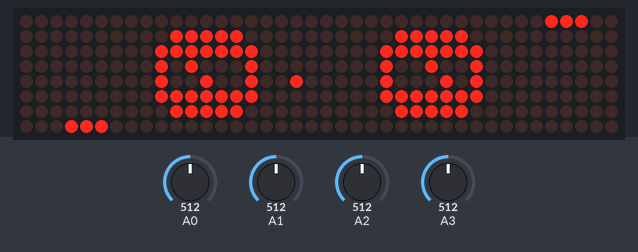
A sketch run on a simulated Arduino Nano, built with avr-gcc and run on an emulated ATmega328P. On the bench: 40×8 LED matrix. The test bench sets the inputs (shaded band); at power-on: A1 = 512, A3 = 512, A0 = 512, A2 = 512. Random numbers use the default seed unless the sketch sets one.

Above: at 1.2 s.
1.3 s: A1 set to 661
At 1.8 s:
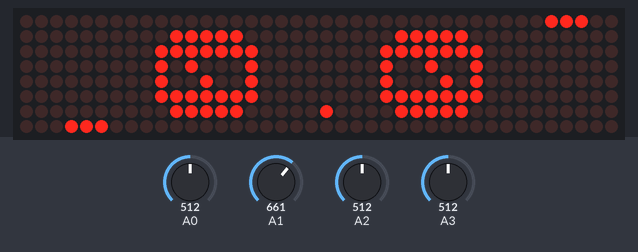
3.7 s: A1 set to 685
At 4.33 s:
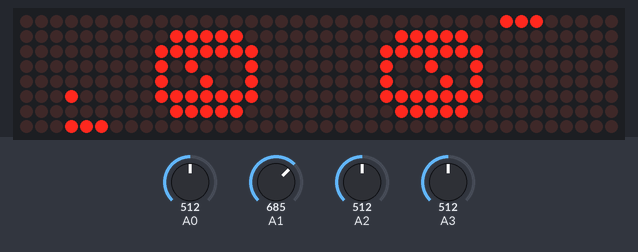
5.6 s: A3 set to 654
8.1 s: A3 set to 691
At 8.98 s:
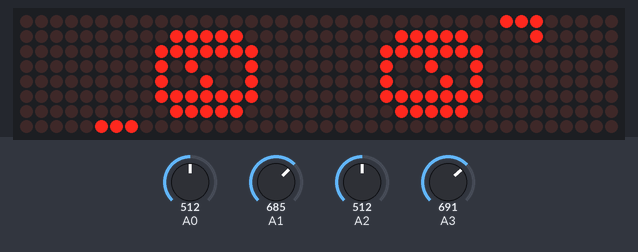
10.1 s: A1 set to 362
12.8 s: A1 set to 345
At 14.9 s:
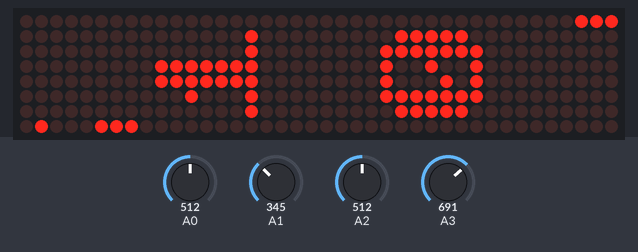
Timing chart, 0 to 16.4 s (numbered marks = the images above; inputs shaded):
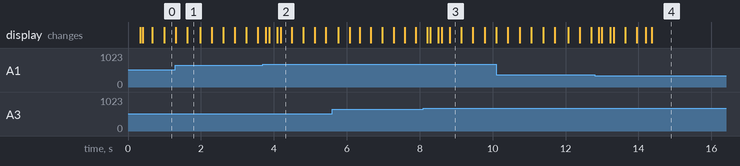

Measured:
- the behaviour switches between 672 and 673 on A1 (found by bisection; images 1 and 2)
- the behaviour switches between 672 and 673 on A3 (found by bisection; images 2 and 3)
- the behaviour switches between 352 and 351 on A1 (found by bisection; images 3 and 4)

The sketch:

SnakePong.ino
```cpp
#include "LedControl.h"

#define MATRIX_NUM 5
#define ROW_NUM 24
#define COL_NUM 24

struct Coordinate {
  int x = 0, y = 0;
  Coordinate(int x = 0, int y = 0): x(x), y(y) {}
};

struct Pin {
  static const short joystickX1 = A2;   // joystick X axis pin for player 1
  static const short joystickY1 = A3;   // joystick Y axis pin for player 1

  static const short joystickX2 = A0;   // joystick X axis pin for player 1
  static const short joystickY2 = A1;   // joystick Y axis pin for player 1

  static const short potentiometer = A7; // potentiometer for snake speed control

  static const short CLK = 10;   // clock for LED matrix
  static const short CS  = 11;  // chip-select for LED matrix
  static const short DIN = 12; // data-in for LED matrix
};

// construct with default values in case the user turns off the calibration
Coordinate joystickHome1(500, 500);
Coordinate joystickHome2(500, 500);

// threshold where movement of the joystick will be accepted
const int joystickThreshold = 160;

LedControl matrix(Pin::DIN, Pin::CLK, Pin::CS, 5);

////////// --------Pong----------//////
unsigned long lastRefreshTime = 0;
int refreshInterval = 1;
unsigned long lastMoveTime = 0;
int moveInterval;
unsigned long now = 0;
unsigned long overTime = 100000000;

int ballX;
int ballY;
int player1Score, player2Score;
int player1Position = 3, player2Position = 3; // позиція 1 пікселя ракетки поч з 8 зліва

int last_win = 0; // 0 - жоден, 1 - перший, 2 -другий

boolean ballMovingUp = true; // true - рух вверх, false - вниз
boolean ballMovingLeft = true; // true - наліво, false - направо
boolean straight = false; //true - ігнор ліво|право
boolean isGameOn = true;

int shape[24][8] = { // ігрове поле
  {0, 0, 0, 0, 0, 0, 0, 0},
  {0, 0, 0, 0, 0, 0, 0, 0},
  {0, 0, 0, 0, 0, 0, 0, 0},
  {0, 0, 0, 0, 0, 0, 0, 0},
  {0, 0, 0, 0, 0, 0, 0, 0},
  {0, 0, 0, 0, 0, 0, 0, 0},
  {0, 0, 0, 0, 0, 0, 0, 0},
  {0, 0, 0, 0, 0, 0, 0, 0},
  {0, 0, 0, 0, 0, 0, 0, 0},
  {0, 0, 0, 0, 0, 0, 0, 0},
  {0, 0, 0, 0, 0, 0, 0, 0},
  {0, 0, 0, 0, 0, 0, 0, 0},
  {0, 0, 0, 0, 0, 0, 0, 0},
  {0, 0, 0, 0, 0, 0, 0, 0},
  {0, 0, 0, 0, 0, 0, 0, 0},
  {0, 0, 0, 0, 0, 0, 0, 0},
  {0, 0, 0, 0, 0, 0, 0, 0},
  {0, 0, 0, 0, 0, 0, 0, 0},
  {0, 0, 0, 0, 0, 0, 0, 0},
  {0, 0, 0, 0, 0, 0, 0, 0},
  {0, 0, 0, 0, 0, 0, 0, 0},
  {0, 0, 0, 0, 0, 0, 0, 0},
  {0, 0, 0, 0, 0, 0, 0, 0},
  {0, 0, 0, 0, 0, 0, 0, 0}
};

///// ------ snake --------------/////


//// common

void calibrateJoystick() {
  Coordinate values;

  for (int i = 0; i < 10; i++) {
    values.x += analogRead(Pin::joystickX1);
    values.y += analogRead(Pin::joystickY1);
  }

  joystickHome1.x = values.x / 10;
  joystickHome1.y = values.y / 10;

  values.x = 0;
  values.y = 0;

  for (int i = 0; i < 10; i++) {
    values.x += analogRead(Pin::joystickX2);
    values.y += analogRead(Pin::joystickY2);
  }

  joystickHome2.x = values.x / 10;
  joystickHome2.y = values.y / 10;
}

void scanJoystick() { // Обробка джойстиків
  int Y1 = analogRead(Pin::joystickY1);
  int Y2 = analogRead(Pin::joystickY2);

  if (Y1 < joystickHome1.y - joystickThreshold && player1Position > 0) // down
  {
    player1Position--;
  }
  else if (Y1 > joystickHome1.y + joystickThreshold && player1Position < 5) // up
  {
    player1Position++;
  }

  if (Y2 < joystickHome2.y - joystickThreshold && player2Position < 5) // up
  {
    player2Position++;
  }
  else if (Y2 > joystickHome2.y + joystickThreshold && player2Position > 0) // down
  {
    player2Position--;
  }
}

void setLEDM(int row, int col, int v) {
  if (row > 7 && row < 16) { // центральний ряд матриць
    if (col < 8 && col >= 0) {
      matrix.setLed(3, row - 8, col, v);
    }
    else if (col >= 8 && col < 16) {
      matrix.setLed(2, row - 8, col - 8, v);
    }
    else if (col >= 16 && col < 24) {
      matrix.setLed(1, row - 8, col - 16, v);
    }
  }
  else if (row > 15) { // нижня матриця
    matrix.setLed(0, row - 16, col - 8, v);
  }
  else { // верхня матриця
    matrix.setLed(4, row, col - 8, v);
  }
}

//// main

void setup() {
  for (int i = 0; i < 5; i++) { // ініціалізація матриць
    matrix.shutdown(i, false);
    matrix.setIntensity(i, 5);
    matrix.clearDisplay(i);
  }

  calibrateJoystick();

  player1Score = 0;
  player2Score = 0;
  updateScore();
}

void loop() {
  now = millis();
  if (isGameOn) {
    scanJoystick();
    update();
  } else {
    updateScore();
  }
  draw();
}


////////------- Pong ----/////

void gameOver() {
  isGameOn = false;
  overTime = now;

    for (int i = 0; i < 5; i++) {
      matrix.clearDisplay(i);
    }

  if (player1Score == 3) {
    first_win();
    last_win = 1;
    player1Score = 0;
    player2Score = 0;
  }
  if (player2Score == 3) {
    second_win();
    last_win = 2;
    player1Score = 0;
    player2Score = 0;
  }

  for (int i = 0; i < 5; i++) {
    matrix.clearDisplay(i);
  }

  //int note[] = {700, 600, 500, 400, 300, 200};
  //for(int i = 0; i < 6; i++){
  //  tone(speakerPin, note[i], 150);
  //  delay(200);
  //}

}

void restartGame() {
  moveInterval = 300;

  if (last_win == 2){ // Подача від 2 гравця
    ballY = 17;
    ballMovingUp = true;
  }
  else // Подача від 1 гравця
  {
    ballY = 6;
    ballMovingUp = false;
  }

  ballX = now % 8;
  ballMovingLeft = true;
  isGameOn = true;
}

void updateBall() {
  if (!straight) {
    if (ballMovingLeft)
      ballX--;
    else
      ballX++;

    if (ballX <= 0) // зіткнення з лівою границею
    {
      ballMovingLeft = false;
      ballX = 0;
    }

    else if (ballX >= 7) // зіткнення з правою границею
    {
      ballMovingLeft = true;
      ballX = 7;
    }

  }

  if (ballMovingUp)
  {
    if (ballY > 5 && ballY < 18)
      ballY -= random(2) + 1;
    else
      ballY--;
  }
  else
  {
    if (ballY > 5 && ballY < 18)
      ballY += random(2) + 1;
    else
      ballY++;
  }

  if (ballY == 0) {
    player1Score++;
    last_win = 1;
    gameOver();
  } else if (ballY == 23) {
    player2Score++;
    last_win = 2;
    gameOver();
  }

  if (ballY == 1 && ballX >= player2Position && ballX < player2Position + 3) {
    if (ballX > 2 && ballX < 6)
      ballX ++;

    ballMovingUp = false;
    moveInterval -= 20;
    //buzz();
  }
  else if (ballY == 22 && ballX >= player1Position && ballX < player1Position + 3) {
    if (ballX > 2 && ballX < 6)
      ballX ++;

    ballMovingUp = true;
    moveInterval -= 20;
    //buzz();
  }
}

void buzz() {
  //tone(speakerPin, 300, 20);
}

void update() {
  if (now - lastMoveTime > moveInterval) { // очистка поля
    for (int i = 0; i < 24; i++) {
      for (int j = 0; j < 8; j++) {
        shape[i][j] = 0;
      }
    }

    for (int i = 0; i < 8; i++) {
      if (i >= player1Position && i < player1Position + 3) { // відобразити 1 ракетку
        shape[23][i] = 1;
      } else {
        shape[23][i] = 0;
      }
      if (i >= player2Position && i < player2Position + 3) { // відобразити 2 ракетку
        shape[0][i] = 1;
      } else {
        shape[0][i] = 0;
      }
    }

    updateBall(); // переміщення м'яча
    shape[ballY][ballX] = 1; // відобразити м'яч

    lastMoveTime = now;
  }
}

void draw() {
  if (now - lastRefreshTime >= refreshInterval) {
    for (int i = 0; i < 24; i++) {
      for (int j = 0; j < 8; j++) {
        setLEDM(i, j + 8, shape[i][j] == 1 ? HIGH : LOW);
      }
    }

    lastRefreshTime = now;
  }
}

const PROGMEM bool digits[][8][8] = {
  {
    {0, 0, 0, 0, 0, 0, 0, 0},
    {0, 0, 1, 1, 1, 1, 0, 0},
    {0, 1, 1, 0, 0, 1, 1, 0},
    {0, 1, 1, 0, 1, 1, 1, 0},
    {0, 1, 1, 1, 0, 1, 1, 0},
    {0, 1, 1, 0, 0, 1, 1, 0},
    {0, 1, 1, 0, 0, 1, 1, 0},
    {0, 0, 1, 1, 1, 1, 0, 0}
  },
  {
    {0, 0, 0, 0, 0, 0, 0, 0},
    {0, 0, 0, 1, 1, 0, 0, 0},
    {0, 0, 0, 1, 1, 0, 0, 0},
    {0, 0, 1, 1, 1, 0, 0, 0},
    {0, 0, 0, 1, 1, 0, 0, 0},
    {0, 0, 0, 1, 1, 0, 0, 0},
    {0, 0, 0, 1, 1, 0, 0, 0},
    {0, 1, 1, 1, 1, 1, 1, 0}
  },
  {
    {0, 0, 0, 0, 0, 0, 0, 0},
    {0, 0, 1, 1, 1, 1, 0, 0},
    {0, 1, 1, 0, 0, 1, 1, 0},
    {0, 0, 0, 0, 0, 1, 1, 0},
    {0, 0, 0, 0, 1, 1, 0, 0},
    {0, 0, 1, 1, 0, 0, 0, 0},
    {0, 1, 1, 0, 0, 0, 0, 0},
    {0, 1, 1, 1, 1, 1, 1, 0}
  },
  {
    {0, 0, 0, 0, 0, 0, 0, 0},
    {0, 0, 1, 1, 1, 1, 0, 0},
    {0, 1, 1, 0, 0, 1, 1, 0},
    {0, 0, 0, 0, 0, 1, 1, 0},
    {0, 0, 0, 1, 1, 1, 0, 0},
    {0, 0, 0, 0, 0, 1, 1, 0},
    {0, 1, 1, 0, 0, 1, 1, 0},
    {0, 0, 1, 1, 1, 1, 0, 0}
  },
  {
    {0, 0, 0, 0, 0, 0, 0, 0},
    {0, 0, 0, 0, 1, 1, 0, 0},
    {0, 0, 0, 1, 1, 1, 0, 0},
    {0, 0, 1, 0, 1, 1, 0, 0},
    {0, 1, 0, 0, 1, 1, 0, 0},
    {0, 1, 1, 1, 1, 1, 1, 0},
    {0, 0, 0, 0, 1, 1, 0, 0},
    {0, 0, 0, 0, 1, 1, 0, 0}
  },
  {
    {0, 0, 0, 0, 0, 0, 0, 0},
    {0, 1, 1, 1, 1, 1, 1, 0},
    {0, 1, 1, 0, 0, 0, 0, 0},
    {0, 1, 1, 1, 1, 1, 0, 0},
    {0, 0, 0, 0, 0, 1, 1, 0},
    {0, 0, 0, 0, 0, 1, 1, 0},
    {0, 1, 1, 0, 0, 1, 1, 0},
    {0, 0, 1, 1, 1, 1, 0, 0}
  },
  {
    {0, 0, 0, 0, 0, 0, 0, 0},
    {0, 0, 1, 1, 1, 1, 0, 0},
    {0, 1, 1, 0, 0, 1, 1, 0},
    {0, 1, 1, 0, 0, 0, 0, 0},
    {0, 1, 1, 1, 1, 1, 0, 0},
    {0, 1, 1, 0, 0, 1, 1, 0},
    {0, 1, 1, 0, 0, 1, 1, 0},
    {0, 0, 1, 1, 1, 1, 0, 0}
  },
  {
    {0, 0, 0, 0, 0, 0, 0, 0},
    {0, 1, 1, 1, 1, 1, 1, 0},
    {0, 1, 1, 0, 0, 1, 1, 0},
    {0, 0, 0, 0, 1, 1, 0, 0},
    {0, 0, 0, 0, 1, 1, 0, 0},
    {0, 0, 0, 1, 1, 0, 0, 0},
    {0, 0, 0, 1, 1, 0, 0, 0},
    {0, 0, 0, 1, 1, 0, 0, 0}
  },
  {
    {0, 0, 0, 0, 0, 0, 0, 0},
    {0, 0, 1, 1, 1, 1, 0, 0},
    {0, 1, 1, 0, 0, 1, 1, 0},
    {0, 1, 1, 0, 0, 1, 1, 0},
    {0, 0, 1, 1, 1, 1, 0, 0},
    {0, 1, 1, 0, 0, 1, 1, 0},
    {0, 1, 1, 0, 0, 1, 1, 0},
    {0, 0, 1, 1, 1, 1, 0, 0}
  },
  {
    {0, 0, 0, 0, 0, 0, 0, 0},
    {0, 0, 1, 1, 1, 1, 0, 0},
    {0, 1, 1, 0, 0, 1, 1, 0},
    {0, 1, 1, 0, 0, 1, 1, 0},
    {0, 0, 1, 1, 1, 1, 1, 0},
    {0, 0, 0, 0, 0, 1, 1, 0},
    {0, 1, 1, 0, 0, 1, 1, 0},
    {0, 0, 1, 1, 1, 1, 0, 0}
  }
};

const PROGMEM bool first_winMSG[8][97] = {
  {0, 0, 0, 0, 0, 0, 0, 0, 0, 0, 0, 0, 0, 0, 0, 0, 0, 0, 0, 0, 0, 0, 0, 0, 0, 0, 0, 0, 0, 0, 0, 0, 0, 0, 0, 0, 0, 0, 0, 0, 0, 0, 0, 0, 0, 0, 0, 0, 0, 0, 0, 0, 0, 0, 0, 0, 0, 0, 0, 0, 0, 0, 0, 0, 0, 0, 0, 0, 0, 0, 0, 0, 0, 0, 0, 0, 0, 0, 0, 0, 0, 0, 0, 0, 0, 0, 0, 0, 0, 0, 0, 0, 0, 0, 0, 0},
  {0, 0, 0, 0, 1, 1, 1, 1, 1, 0, 0, 0, 1, 1, 0, 0, 0, 0, 0, 0, 0, 1, 1, 1, 1, 0, 0, 0, 1, 1, 0, 0, 1, 1, 0, 0, 1, 1, 1, 1, 1, 1, 0, 0, 1, 1, 1, 1, 1, 0, 0, 0, 0, 0, 0, 1, 1, 0, 0, 0, 0, 0, 0, 1, 1, 0, 0, 1, 1, 0, 0, 1, 1, 0, 0, 0, 1, 1, 1, 1, 0, 0, 0, 1, 1, 0, 0, 0, 1, 1, 0, 0, 1, 1, 0, 0},
  {0, 0, 0, 0, 1, 1, 0, 0, 1, 1, 0, 0, 1, 1, 0, 0, 0, 0, 0, 0, 1, 1, 0, 0, 1, 1, 0, 0, 1, 1, 0, 0, 1, 1, 0, 0, 1, 1, 0, 0, 0, 0, 0, 0, 1, 1, 0, 0, 1, 1, 0, 0, 0, 0, 0, 1, 1, 0, 0, 0, 0, 0, 0, 1, 1, 0, 0, 1, 1, 0, 0, 1, 1, 0, 0, 1, 1, 0, 0, 1, 1, 0, 0, 1, 1, 1, 0, 0, 1, 1, 0, 0, 1, 1, 0, 0},
  {0, 0, 0, 0, 1, 1, 0, 0, 1, 1, 0, 0, 1, 1, 0, 0, 0, 0, 0, 0, 1, 1, 0, 0, 1, 1, 0, 0, 1, 1, 0, 0, 1, 1, 0, 0, 1, 1, 0, 0, 0, 0, 0, 0, 1, 1, 0, 0, 1, 1, 0, 0, 0, 0, 1, 1, 1, 0, 0, 0, 0, 0, 0, 1, 1, 0, 0, 1, 1, 0, 0, 1, 1, 0, 0, 1, 1, 0, 0, 1, 1, 0, 0, 1, 1, 1, 1, 0, 1, 1, 0, 0, 1, 1, 0, 0},
  {0, 0, 0, 0, 1, 1, 1, 1, 1, 0, 0, 0, 1, 1, 0, 0, 0, 0, 0, 0, 1, 1, 1, 1, 1, 1, 0, 0, 0, 1, 1, 1, 1, 0, 0, 0, 1, 1, 1, 1, 1, 0, 0, 0, 1, 1, 1, 1, 1, 0, 0, 0, 0, 0, 0, 1, 1, 0, 0, 0, 0, 0, 0, 1, 1, 0, 0, 1, 1, 0, 0, 1, 1, 0, 0, 1, 1, 0, 0, 1, 1, 0, 0, 1, 1, 0, 1, 1, 1, 1, 0, 0, 1, 1, 0, 0},
  {0, 0, 0, 0, 1, 1, 0, 0, 0, 0, 0, 0, 1, 1, 0, 0, 0, 0, 0, 0, 1, 1, 0, 0, 1, 1, 0, 0, 0, 0, 1, 1, 0, 0, 0, 0, 1, 1, 0, 0, 0, 0, 0, 0, 1, 1, 1, 1, 0, 0, 0, 0, 0, 0, 0, 1, 1, 0, 0, 0, 0, 0, 0, 1, 1, 0, 0, 1, 1, 0, 0, 1, 1, 0, 0, 1, 1, 0, 0, 1, 1, 0, 0, 1, 1, 0, 0, 1, 1, 1, 0, 0, 1, 1, 0, 0},
  {0, 0, 0, 0, 1, 1, 0, 0, 0, 0, 0, 0, 1, 1, 0, 0, 0, 0, 0, 0, 1, 1, 0, 0, 1, 1, 0, 0, 0, 0, 1, 1, 0, 0, 0, 0, 1, 1, 0, 0, 0, 0, 0, 0, 1, 1, 0, 1, 1, 0, 0, 0, 0, 0, 0, 1, 1, 0, 0, 0, 0, 0, 0, 0, 1, 1, 1, 0, 0, 1, 1, 1, 0, 0, 0, 1, 1, 0, 0, 1, 1, 0, 0, 1, 1, 0, 0, 0, 1, 1, 0, 0, 0, 0, 0, 0},
  {0, 0, 0, 0, 1, 1, 0, 0, 0, 0, 0, 0, 1, 1, 1, 1, 1, 1, 0, 0, 1, 1, 0, 0, 1, 1, 0, 0, 0, 0, 1, 1, 0, 0, 0, 0, 1, 1, 1, 1, 1, 1, 0, 0, 1, 1, 0, 0, 1, 1, 0, 0, 0, 1, 1, 1, 1, 1, 1, 0, 0, 0, 0, 0, 0, 1, 1, 0, 0, 1, 1, 0, 0, 0, 0, 0, 1, 1, 1, 1, 0, 0, 0, 1, 1, 0, 0, 0, 1, 1, 0, 0, 1, 1, 0, 0}
};

const PROGMEM bool second_winMSG[8][97] = {
  {0, 0, 0, 0, 0, 0, 0, 0, 0, 0, 0, 0, 0, 0, 0, 0, 0, 0, 0, 0, 0, 0, 0, 0, 0, 0, 0, 0, 0, 0, 0, 0, 0, 0, 0, 0, 0, 0, 0, 0, 0, 0, 0, 0, 0, 0, 0, 0, 0, 0, 0, 0, 0, 0, 0, 0, 0, 0, 0, 0, 0, 0, 0, 0, 0, 0, 0, 0, 0, 0, 0, 0, 0, 0, 0, 0, 0, 0, 0, 0, 0, 0, 0, 0, 0, 0, 0, 0, 0, 0, 0, 0, 0, 0, 0, 0, 0},
  {0, 0, 0, 0, 1, 1, 1, 1, 1, 0, 0, 0, 1, 1, 0, 0, 0, 0, 0, 0, 0, 1, 1, 1, 1, 0, 0, 0, 1, 1, 0, 0, 1, 1, 0, 0, 1, 1, 1, 1, 1, 1, 0, 0, 1, 1, 1, 1, 1, 0, 0, 0, 0, 0, 1, 1, 1, 1, 0, 0, 0, 0, 0, 0, 1, 1, 0, 0, 1, 1, 0, 0, 1, 1, 0, 0, 0, 1, 1, 1, 1, 0, 0, 0, 1, 1, 0, 0, 0, 1, 1, 0, 0, 1, 1, 0, 0},
  {0, 0, 0, 0, 1, 1, 0, 0, 1, 1, 0, 0, 1, 1, 0, 0, 0, 0, 0, 0, 1, 1, 0, 0, 1, 1, 0, 0, 1, 1, 0, 0, 1, 1, 0, 0, 1, 1, 0, 0, 0, 0, 0, 0, 1, 1, 0, 0, 1, 1, 0, 0, 0, 1, 1, 0, 0, 1, 1, 0, 0, 0, 0, 0, 1, 1, 0, 0, 1, 1, 0, 0, 1, 1, 0, 0, 1, 1, 0, 0, 1, 1, 0, 0, 1, 1, 1, 0, 0, 1, 1, 0, 0, 1, 1, 0, 0},
  {0, 0, 0, 0, 1, 1, 0, 0, 1, 1, 0, 0, 1, 1, 0, 0, 0, 0, 0, 0, 1, 1, 0, 0, 1, 1, 0, 0, 1, 1, 0, 0, 1, 1, 0, 0, 1, 1, 0, 0, 0, 0, 0, 0, 1, 1, 0, 0, 1, 1, 0, 0, 0, 0, 0, 0, 0, 1, 1, 0, 0, 0, 0, 0, 1, 1, 0, 0, 1, 1, 0, 0, 1, 1, 0, 0, 1, 1, 0, 0, 1, 1, 0, 0, 1, 1, 1, 1, 0, 1, 1, 0, 0, 1, 1, 0, 0},
  {0, 0, 0, 0, 1, 1, 1, 1, 1, 0, 0, 0, 1, 1, 0, 0, 0, 0, 0, 0, 1, 1, 1, 1, 1, 1, 0, 0, 0, 1, 1, 1, 1, 0, 0, 0, 1, 1, 1, 1, 1, 0, 0, 0, 1, 1, 1, 1, 1, 0, 0, 0, 0, 0, 0, 0, 1, 1, 0, 0, 0, 0, 0, 0, 1, 1, 0, 0, 1, 1, 0, 0, 1, 1, 0, 0, 1, 1, 0, 0, 1, 1, 0, 0, 1, 1, 0, 1, 1, 1, 1, 0, 0, 1, 1, 0, 0},
  {0, 0, 0, 0, 1, 1, 0, 0, 0, 0, 0, 0, 1, 1, 0, 0, 0, 0, 0, 0, 1, 1, 0, 0, 1, 1, 0, 0, 0, 0, 1, 1, 0, 0, 0, 0, 1, 1, 0, 0, 0, 0, 0, 0, 1, 1, 1, 1, 0, 0, 0, 0, 0, 0, 1, 1, 0, 0, 0, 0, 0, 0, 0, 0, 1, 1, 0, 0, 1, 1, 0, 0, 1, 1, 0, 0, 1, 1, 0, 0, 1, 1, 0, 0, 1, 1, 0, 0, 1, 1, 1, 0, 0, 1, 1, 0, 0},
  {0, 0, 0, 0, 1, 1, 0, 0, 0, 0, 0, 0, 1, 1, 0, 0, 0, 0, 0, 0, 1, 1, 0, 0, 1, 1, 0, 0, 0, 0, 1, 1, 0, 0, 0, 0, 1, 1, 0, 0, 0, 0, 0, 0, 1, 1, 0, 1, 1, 0, 0, 0, 0, 1, 1, 0, 0, 0, 0, 0, 0, 0, 0, 0, 0, 1, 1, 1, 0, 0, 1, 1, 1, 0, 0, 0, 1, 1, 0, 0, 1, 1, 0, 0, 1, 1, 0, 0, 0, 1, 1, 0, 0, 0, 0, 0, 0},
  {0, 0, 0, 0, 1, 1, 0, 0, 0, 0, 0, 0, 1, 1, 1, 1, 1, 1, 0, 0, 1, 1, 0, 0, 1, 1, 0, 0, 0, 0, 1, 1, 0, 0, 0, 0, 1, 1, 1, 1, 1, 1, 0, 0, 1, 1, 0, 0, 1, 1, 0, 0, 0, 1, 1, 1, 1, 1, 1, 0, 0, 0, 0, 0, 0, 0, 1, 1, 0, 0, 1, 1, 0, 0, 0, 0, 0, 1, 1, 1, 1, 0, 0, 0, 1, 1, 0, 0, 0, 1, 1, 0, 0, 1, 1, 0, 0}
};

void first_win() {
  [&] {
    for (int d = 0; d < sizeof(second_winMSG[0]) - 16; d++) {
      for (int col = 0; col < COL_NUM; col++) {
        delay(1);
        for (int row = 0; row < 8; row++) {
          // this reads the byte from the PROGMEM and displays it on the screen
          setLEDM(row + 8, col, pgm_read_byte(&(first_winMSG[row][col + d])));
        }
      }

      // if the joystick is moved, exit the message
      if (analogRead(Pin::joystickY1) < joystickHome1.y - joystickThreshold
          || analogRead(Pin::joystickY1) > joystickHome1.y + joystickThreshold
          || analogRead(Pin::joystickX1) < joystickHome1.x - joystickThreshold
          || analogRead(Pin::joystickX1) > joystickHome1.x + joystickThreshold
          || analogRead(Pin::joystickY2) < joystickHome2.y - joystickThreshold
          || analogRead(Pin::joystickY2) > joystickHome2.y + joystickThreshold
          || analogRead(Pin::joystickX2) < joystickHome2.x - joystickThreshold
          || analogRead(Pin::joystickX2) > joystickHome2.x + joystickThreshold) {
        return; // return the lambda function
      }
    }
  }();

  for (int i = 0; i < 5; i++) {
    matrix.clearDisplay(i);
  }

  // wait for joystick co come back
  waitJoystic();

}

void second_win() {
  [&] {
    for (int d = 0; d < sizeof(second_winMSG[0]) - 16; d++) {
      for (int col = 0; col < COL_NUM; col++) {
        delay(1);
        for (int row = 0; row < 8; row++) {
          // this reads the byte from the PROGMEM and displays it on the screen
          setLEDM(row + 8, col, pgm_read_byte(&(second_winMSG[row][col + d])));
        }
      }

      // if the joystick is moved, exit the message
      if (analogRead(Pin::joystickY1) < joystickHome1.y - joystickThreshold
          || analogRead(Pin::joystickY1) > joystickHome1.y + joystickThreshold
          || analogRead(Pin::joystickX1) < joystickHome1.x - joystickThreshold
          || analogRead(Pin::joystickX1) > joystickHome1.x + joystickThreshold
          || analogRead(Pin::joystickY2) < joystickHome2.y - joystickThreshold
          || analogRead(Pin::joystickY2) > joystickHome2.y + joystickThreshold
          || analogRead(Pin::joystickX2) < joystickHome2.x - joystickThreshold
          || analogRead(Pin::joystickX2) > joystickHome2.x + joystickThreshold) {
        return; // return the lambda function
      }
    }
  }();

  for (int i = 0; i < 5; i++) {
    matrix.clearDisplay(i);
  }

  // wait for joystick co come back
  waitJoystic();

}

void waitJoystic(){
  while (analogRead(Pin::joystickY1) < joystickHome1.y - joystickThreshold
         || analogRead(Pin::joystickY1) > joystickHome1.y + joystickThreshold
         || analogRead(Pin::joystickX1) < joystickHome1.x - joystickThreshold
         || analogRead(Pin::joystickX1) > joystickHome1.x + joystickThreshold
         || analogRead(Pin::joystickY2) < joystickHome2.y - joystickThreshold
         || analogRead(Pin::joystickY2) > joystickHome2.y + joystickThreshold
         || analogRead(Pin::joystickX2) < joystickHome2.x - joystickThreshold
         || analogRead(Pin::joystickX2) > joystickHome2.x + joystickThreshold) {}
}

void updateScore() {
  for (int i = 0; i < 8; i++) {
    for (int j = 0; j < 8; j++) {
      matrix.setLed(1, 7 - i, j, pgm_read_byte(&(digits[player2Score][j][i])));
      matrix.setLed(3, i, 7 - j, pgm_read_byte(&(digits[player1Score][j][i])));
    }
  }

  if (now - overTime > 3000)
    restartGame();
}
```
